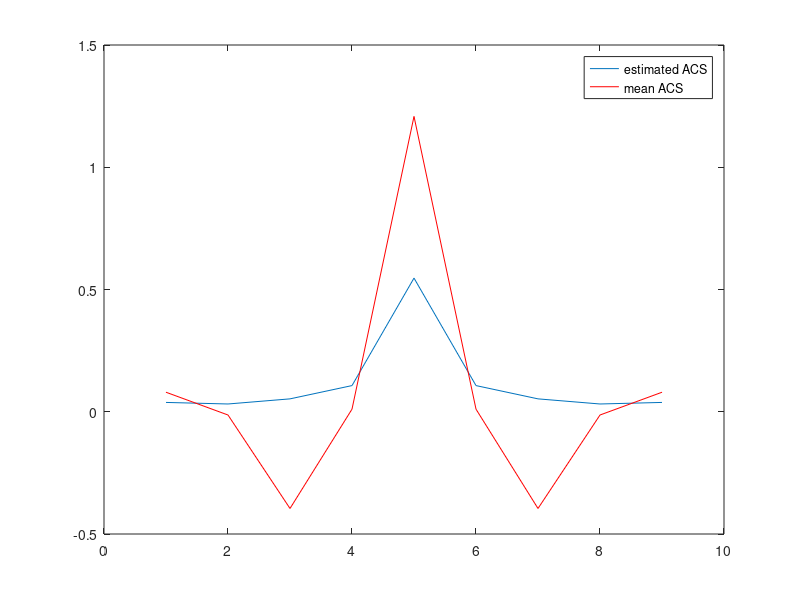

The MATLAB source for this figure:
clc
close all
clear all


N = input('Input length of the sequence: ');
x = randn(1,N);
r_hat = zeros(1,2*N-1);

for k = 0:(N-1)
    for n = k+1:N
        r_hat(N+k) = r_hat(N+k) + x(n)*x(n-k); 
    end
end
r_hat(N-1:-1:1) = r_hat(N+1:2*N-1);

% biased estimate
r_hat = (1/N)*r_hat;

% generate realizations
R = 10;
x = randn(R,N);
r_est = zeros(R,2*N-1);

for r=1:R
    for k = 0:(N-1)
        for n = k+1:N
            r_est(r,N+k) = r_est(r,N+k) + x(r,n)*x(r,n-k); 
        end
    end
    r_est(r,N-1:-1:1) = r_est(r,N+1:2*N-1);
end
r_est=(1/N).*r_est;

r = mean(r_est,1); % row vector containing the mean value of each column

plot(r_hat)
hold on
plot(r,'r')
hold off
legend('estimated ACS', 'mean ACS')
